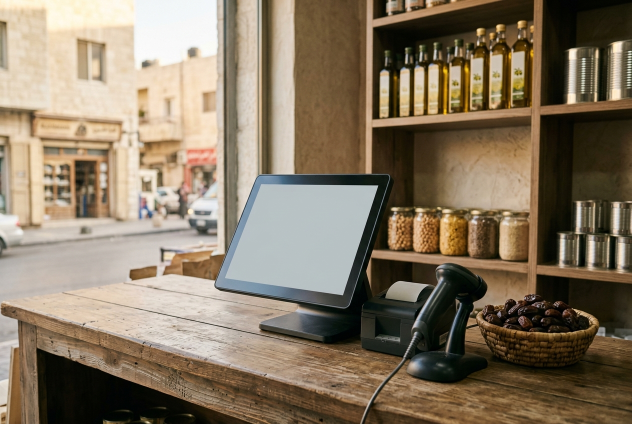
#> input picture website/tools/photos/grocery.jpg, 1264 x 848 px, found by its file name (shown at 1/2 size)
$ python composite_screens.py
#> lines starting #> are read from the running program, lines starting #| are printed output that depends on the picture; after the words box and inside, x2 and y2 are one past the last pixel; in counts of white or black regions, pixels touching at a corner belong together
"""Composites real Aura Retail screenshots onto the blank displays of the two mood photos.

Why this exists: the photos are AI-generated illustrations (Nano Banana, 2026-10-18) of shop counters with
blank light-grey screens. The site shows them only with a real Aura screen on the display and a caption that
calls them illustrations (design-system.md section 7). This tool is the single place the screen corners and
crops live, so a re-render is reproducible.

Run from website/:  py -3.14 tools/composite_screens.py
Inputs : tools/photos/<master>.jpg (blank-screen masters), src/assets/shots/<shot>.png
Outputs: src/assets/photos/retail-<photo>-<lang>.jpg, 1264x848, JPEG q86 progressive, plus a self-check.

Method: Pillow perspective transform at 2x supersample (the mask is warped the same way, so the screen edge is
antialiased when it comes back to 1x); the master's own screen luminance, relative to its mean, is multiplied
back over the screenshot at 75% strength so the photo's glare and gradient survive; 7% of the blank screen's
grey-blue is mixed in as the LCD cast; gain .96 keeps the ivory UI from blowing out.

Self-check, three guards, exit 1 on any failure (thresholds measured 2026-10-18, job tmp photos-proto):
  1. The quad IS a blank screen in the master: luminance std < 12 and mean chroma (max - min channel) < 28
     inside it. The real screens measure std 2 and chroma 12 to 15; a quad shifted onto wood, glass or the
     window measures std 49 to 60 and chroma 44 to 55. This is what catches wrong corners or a wrong master.
  2. The UI landed: mean(R - B) inside rises by more than 15 over the blank grey (Aura's field is warm ivory,
     the blank screens are cool grey at about -12 to -15; measured rises are +25 and +31).
  3. Nothing outside the screen changed: beyond the quad dilated 3px, fewer than 0.05% of pixels differ from
     the master by more than 24/255 in any channel. JPEG re-encoding alone gives 0.0003%; a paste that spills
     outside the quad gives about 5%. This is what catches a mask or shading bug.
"""
from __future__ import annotations

import argparse
import os
import sys
from pathlib import Path

import numpy as np
from PIL import Image, ImageDraw, ImageFilter

# Screen corners in master-photo pixels, order TL, TR, BR, BL. Measured 2026-10-18 (job tmp photos-proto/aspect.py):
# largest bright, low-saturation blob inside a region of interest, contour simplified to 4 points, checked by eye at 2x.
# ASPECT is the screen's true width/height from its two vanishing points (Zhang and He, whiteboard scanning);
# the screenshot is cropped to that aspect, never stretched.
PLACEMENTS = [
    {
        "photo": "grocery",
        "master": "grocery.jpg",
        "quad": [(522, 368), (754, 371), (685, 589), (449, 556)],
        "aspect": 1.34,
        # The dashboard's content area without its sidebar is 2402x1800, which is 4:3 already: sidebar edge at x=478
        # (EN, left) and x=2402 (AR, right), measured on the PNGs. Height trimmed 3px top and 4px bottom to 1.34.
        "shots": {"en": ("dashboard-en.png", (478, 3, 2880, 1796)), "ar": ("dashboard-ar.png", (0, 3, 2402, 1796))},
    },
    {
        "photo": "phone-shop",
        "master": "phone-shop.jpg",
        "quad": [(717, 326), (979, 330), (945, 490), (675, 467)],
        "aspect": 1.695,
        # 16:10 till to a 1.695 screen: keep the header, trim 101px off the bottom, where the third row of product
        # cards is already cut by the screenshot's own edge.
        "shots": {"en": ("pos-en.png", (0, 0, 2880, 1699)), "ar": ("pos-ar.png", (0, 0, 2880, 1699))},
    },
]
SUPERSAMPLE = 2
SHADE_STRENGTH = 0.75
LCD_CAST = 0.07
GAIN = 0.96
JPEG_QUALITY = 86
MAX_KB = 220
OUT_SIZE = (1264, 848)


def perspective_coeffs(dst_quad, src_rect):
    """Coefficients for Image.transform(PERSPECTIVE): output (x, y) -> input (u, v), 8 unknowns from 4 pairs."""
    rows, rhs = [], []
    for (x, y), (u, v) in zip(dst_quad, src_rect):
        rows.append([x, y, 1, 0, 0, 0, -u * x, -u * y])
        rhs.append(u)
        rows.append([0, 0, 0, x, y, 1, -v * x, -v * y])
        rhs.append(v)
    return np.linalg.solve(np.array(rows, float), np.array(rhs, float)).tolist()


def composite(master_path: Path, quad, shot_path: Path, crop, out_path: Path) -> dict:
#> called with crop = (478, 3, 2880, 1796)
    master = Image.open(master_path).convert("RGB")
#> master is the input picture: PIL image 1264x848 RGB; mean R, G, B 133.9, 118.9, 98.2
    width, height = master.size
#> width = 1264; height = 848
    shot = Image.open(shot_path).convert("RGB").crop(crop)
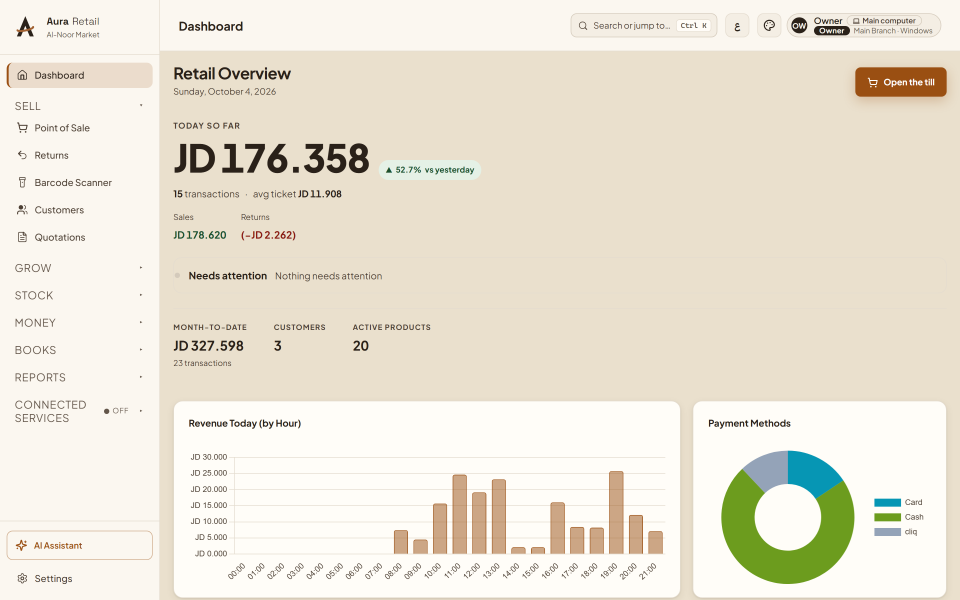
#> input picture website/src/assets/shots/dashboard-en.png, 2880 x 1800 px, found by its file name (shown at 1/3 size)
    big_quad = [(x * SUPERSAMPLE, y * SUPERSAMPLE) for x, y in quad]
    edge = max(np.hypot(big_quad[1][0] - big_quad[0][0], big_quad[1][1] - big_quad[0][1]),
               np.hypot(big_quad[2][0] - big_quad[3][0], big_quad[2][1] - big_quad[3][1]))
    # Pre-shrink the 2880px screenshot to twice its on-canvas width: transform() does not prefilter.
    pre_w = int(round(edge * 2))
    pre_h = int(round(pre_w * shot.height / shot.width))
#> pre_h = 711
    shot = shot.resize((pre_w, pre_h), Image.LANCZOS)
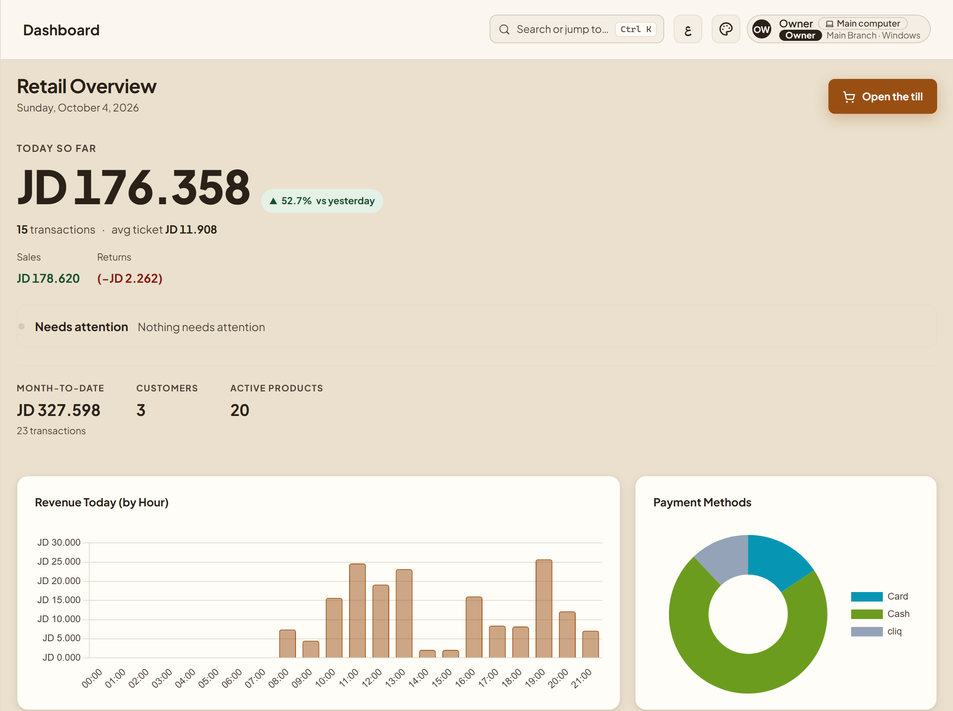
#> shot: PIL image 953x711 RGB; mean R, G, B 233.1, 226.5, 210.5
    coeffs = perspective_coeffs(big_quad, [(0, 0), (pre_w, 0), (pre_w, pre_h), (0, pre_h)])
    big = (width * SUPERSAMPLE, height * SUPERSAMPLE)
#> big = (2528, 1696)
    warped = shot.transform(big, Image.PERSPECTIVE, coeffs, Image.BICUBIC).resize((width, height), Image.LANCZOS)
    mask = (Image.new("L", (pre_w, pre_h), 255).transform(big, Image.PERSPECTIVE, coeffs, Image.BICUBIC)
            .resize((width, height), Image.LANCZOS).filter(ImageFilter.GaussianBlur(0.5)))
    m = np.asarray(mask, float)[..., None] / 255
    photo = np.asarray(master, float)
    screen = np.asarray(warped, float)

    inside = m[..., 0] > 0.98
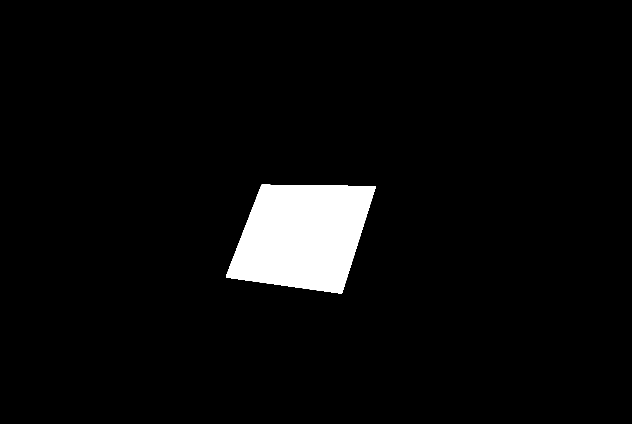
#> inside: shape (848, 1264) bool (shown at 1/2 size); 4.4% white; 1 white region, box (x1, y1, x2, y2) and area: (452, 369, 752, 588) 47646
    lum = photo @ np.array([0.299, 0.587, 0.114])
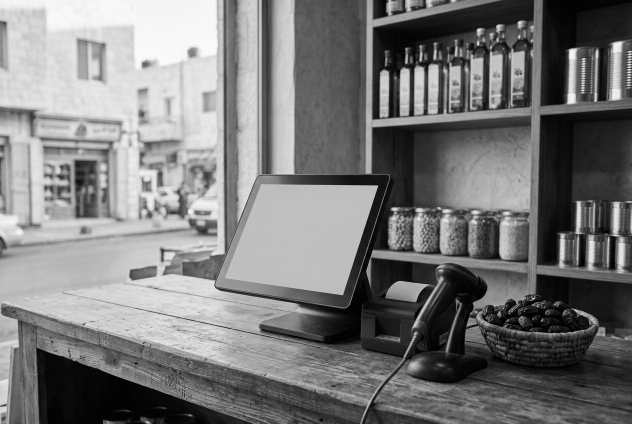
#> lum: shape (848, 1264) float64 (shown at 1/2 size); min 0, max 254, mean 121
    shade = np.clip(lum / lum[inside].mean(), 0.55, 1.25)
    shade = np.asarray(Image.fromarray((shade * 127).astype(np.uint8)).filter(ImageFilter.GaussianBlur(3)), float) / 127
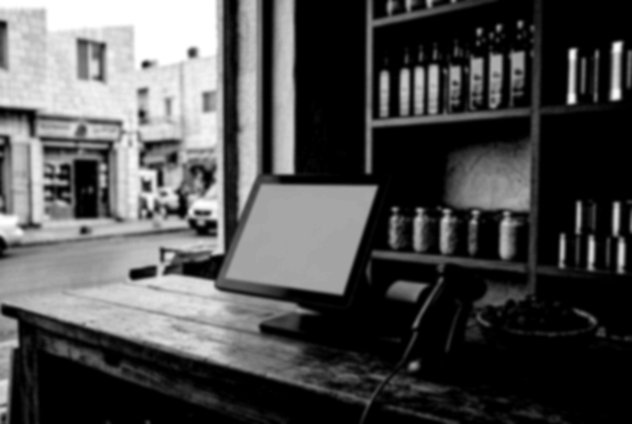
#> shade: shape (848, 1264) float64 (shown at 1/2 size); min 0.543, max 1.24, mean 0.758; drawn with min black and max white
    screen = screen * (1 - SHADE_STRENGTH + SHADE_STRENGTH * shade[..., None]) * GAIN
    screen = screen * (1 - LCD_CAST) + photo[inside].mean(0) * LCD_CAST

    out = np.clip(photo * (1 - m) + screen * m, 0, 255).astype(np.uint8)
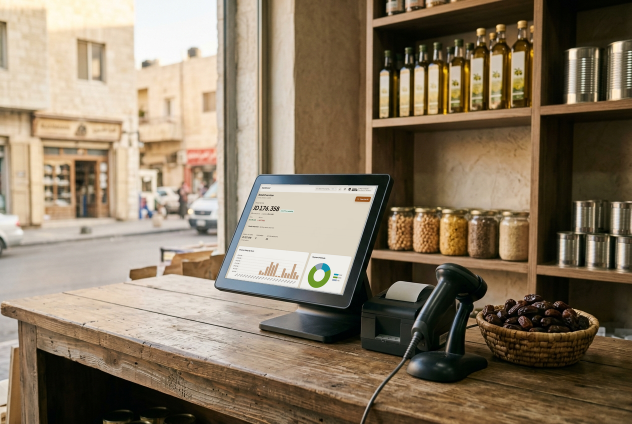
#> out: shape (848, 1264, 3) (shown at 1/2 size); mean R, G, B 135.4, 119.8, 98.4
    out_path.parent.mkdir(parents=True, exist_ok=True)
    Image.fromarray(out).save(out_path, quality=JPEG_QUALITY, progressive=True, optimize=True)

    # Self-check (see the module docstring). Reads the JPEG back so it checks what ships.
    shipped_img = Image.open(out_path).convert("RGB")
    shipped = np.asarray(shipped_img, float)
    poly = Image.new("L", (width, height), 0)
#> poly: PIL image 1264x848 L; every value is 0
    ImageDraw.Draw(poly).polygon(quad, fill=255)
#> poly: PIL image 1264x848 L; 4.6% white; 1 white region, box (x1, y1, x2, y2) and area: (449, 368, 755, 590) 49001
    quad_px = np.asarray(poly) > 0
    dilated = np.asarray(poly.filter(ImageFilter.MaxFilter(7))) > 0
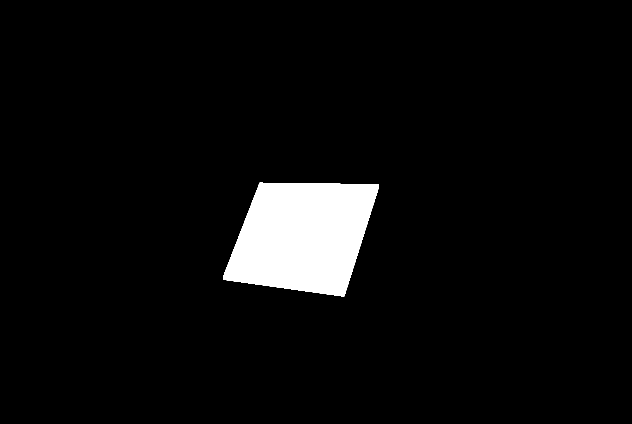
#> dilated: shape (848, 1264) bool (shown at 1/2 size); 4.9% white; 1 white region, box (x1, y1, x2, y2) and area: (446, 365, 758, 593) 52205
    blank_std = float(lum[quad_px].std())
#> blank_std = 2.02
    blank_chroma = float((photo.max(2) - photo.min(2))[quad_px].mean())
#> blank_chroma = 12.22
    rb_master = float((photo[..., 0] - photo[..., 2])[inside].mean())
#> rb_master = -12.11
    rb_out = float((shipped[..., 0] - shipped[..., 2])[inside].mean())
#> rb_out = 19.04
    spill_pct = float((np.abs(shipped - photo).max(2)[~dilated] > 24).mean() * 100)
#> spill_pct = 0.000294
    kb = os.path.getsize(out_path) / 1024
    checks = {
        "blank_screen": blank_std < 12 and blank_chroma < 28,
        "ui_landed": (rb_out - rb_master) > 15,
        "no_spill": spill_pct < 0.05,
        "size": kb <= MAX_KB and shipped_img.size == OUT_SIZE,
    }
#> checks = {'blank_screen': True, 'ui_landed': True, 'no_spill': True, 'size': True}
    return {"out": str(out_path), "kb": round(kb, 1), "blank_std": round(blank_std, 1),
            "blank_chroma": round(blank_chroma, 1), "rb_master": round(rb_master, 1), "rb_out": round(rb_out, 1),
            "spill_pct": round(spill_pct, 4), "failed": [k for k, v in checks.items() if not v]}


def main() -> int:
    ap = argparse.ArgumentParser()
    ap.add_argument("--masters", default="tools/photos")
    ap.add_argument("--shots", default="src/assets/shots")
    ap.add_argument("--out", default="src/assets/photos")
    a = ap.parse_args()
    results = []
    for p in PLACEMENTS:
        for lang, (shot, crop) in p["shots"].items():
            results.append(composite(Path(a.masters) / p["master"], p["quad"], Path(a.shots) / shot, crop,
                                     Path(a.out) / f"retail-{p['photo']}-{lang}.jpg"))
#> pass 2 of the loop in main, `for p in PLACEMENTS:`:
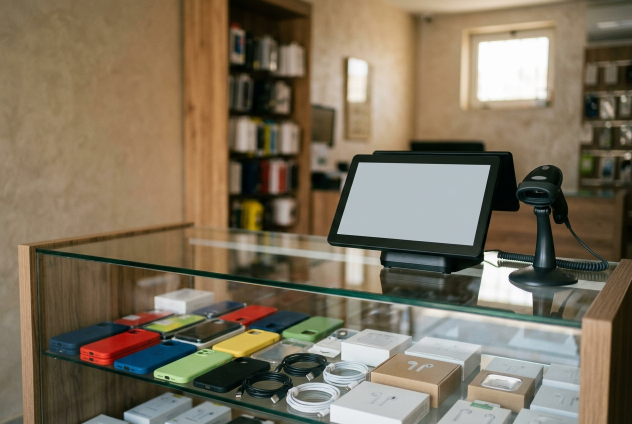
#> input picture website/tools/photos/phone-shop.jpg, 1264 x 848 px, found by its file name (shown at 1/2 size)
#> in composite, master is the input picture: PIL image 1264x848 RGB; mean R, G, B 126.2, 114.1, 93.3
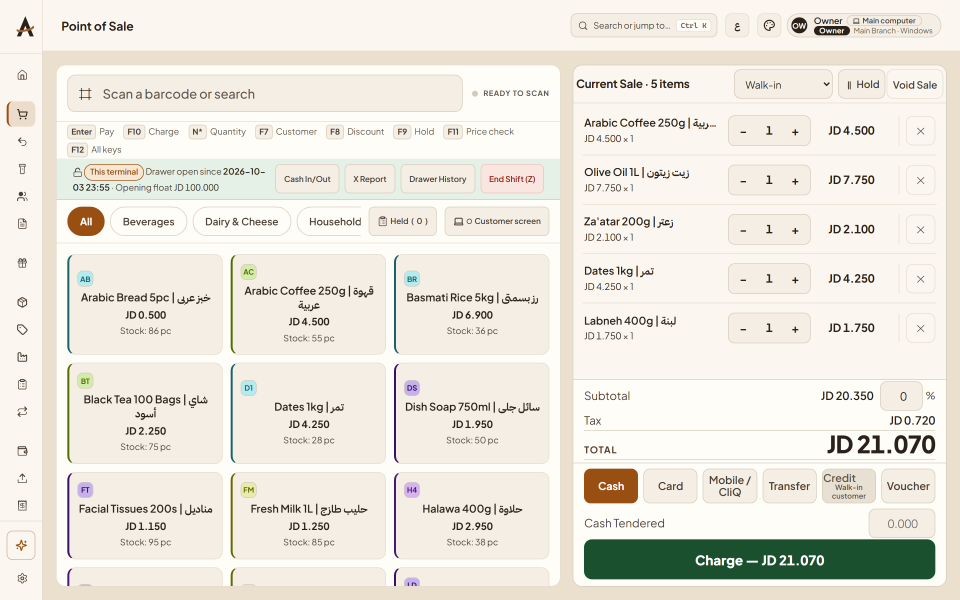
#> input picture website/src/assets/shots/pos-en.png, 2880 x 1800 px, found by its file name (shown at 1/3 size)
#> inside: shape (848, 1264) bool; 3.7% white; 1 white region, box (x1, y1, x2, y2) and area: (677, 327, 977, 489) 39483
#> quad_px: shape (848, 1264) bool; 3.8% white; 1 white region, box (x1, y1, x2, y2) and area: (675, 326, 980, 491) 40709
#> in composite (call 3), `dilated = np.asarray(poly.filter(ImageFilter.MaxFilter(7))) > 0`:
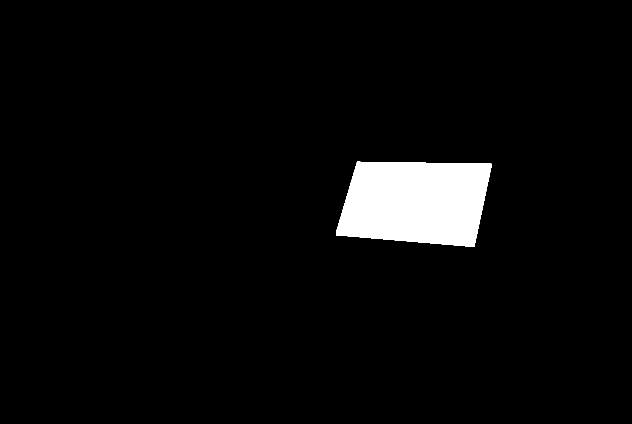
#> dilated: shape (848, 1264) bool (shown at 1/2 size); 4.1% white; 1 white region, box (x1, y1, x2, y2) and area: (672, 323, 983, 494) 43565
    for r in results:
        print(("OK   " if not r["failed"] else "FAIL ") + f"{r['out']}  {r['kb']} KB  blank std {r['blank_std']} "
              f"chroma {r['blank_chroma']}  R-B {r['rb_master']} -> {r['rb_out']}  spill {r['spill_pct']}%"
              + (f"  FAILED: {', '.join(r['failed'])}" if r["failed"] else ""))
    return 0 if all(not r["failed"] for r in results) else 1


if __name__ == "__main__":
    sys.exit(main())
#> (the program exits here)
